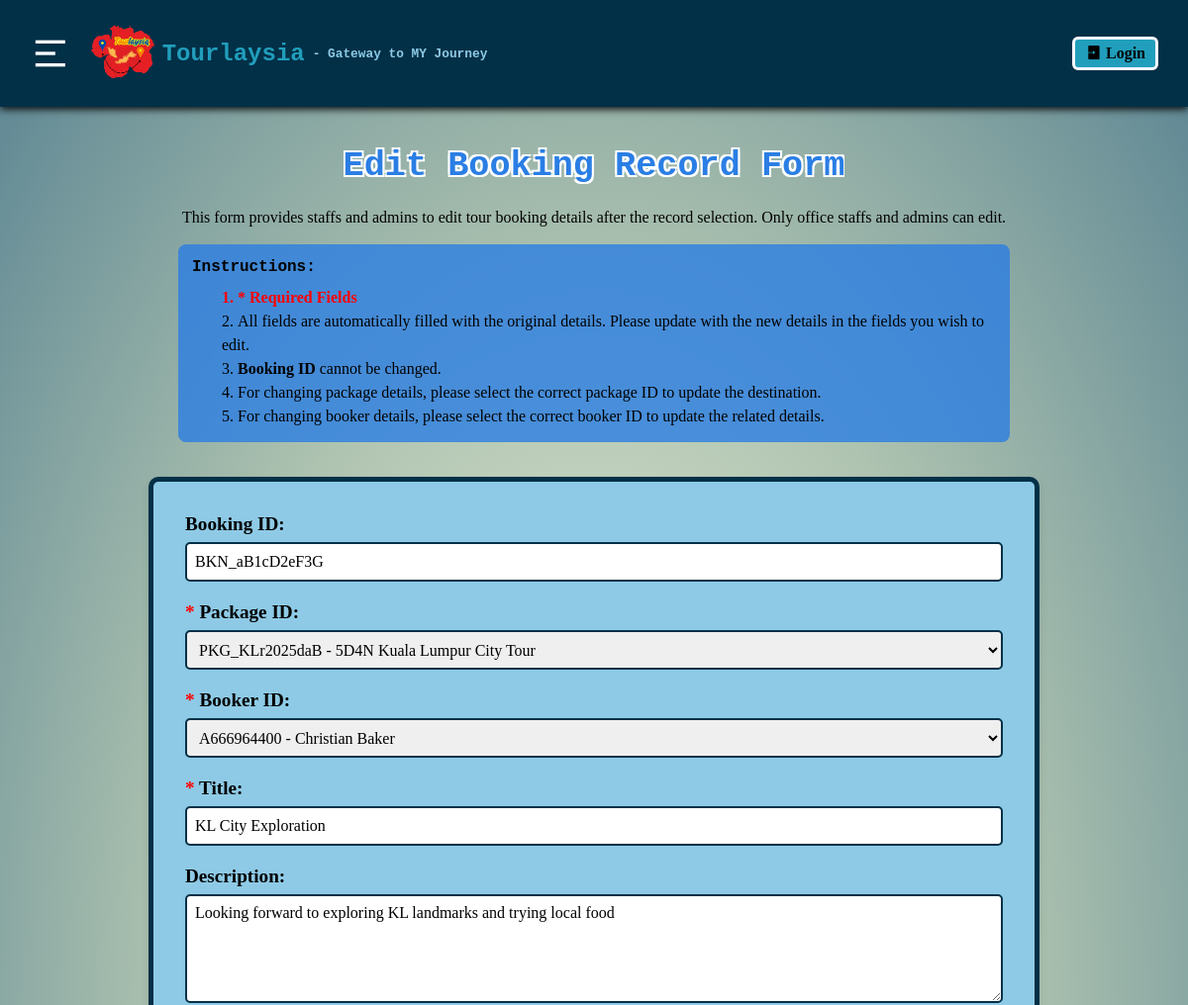
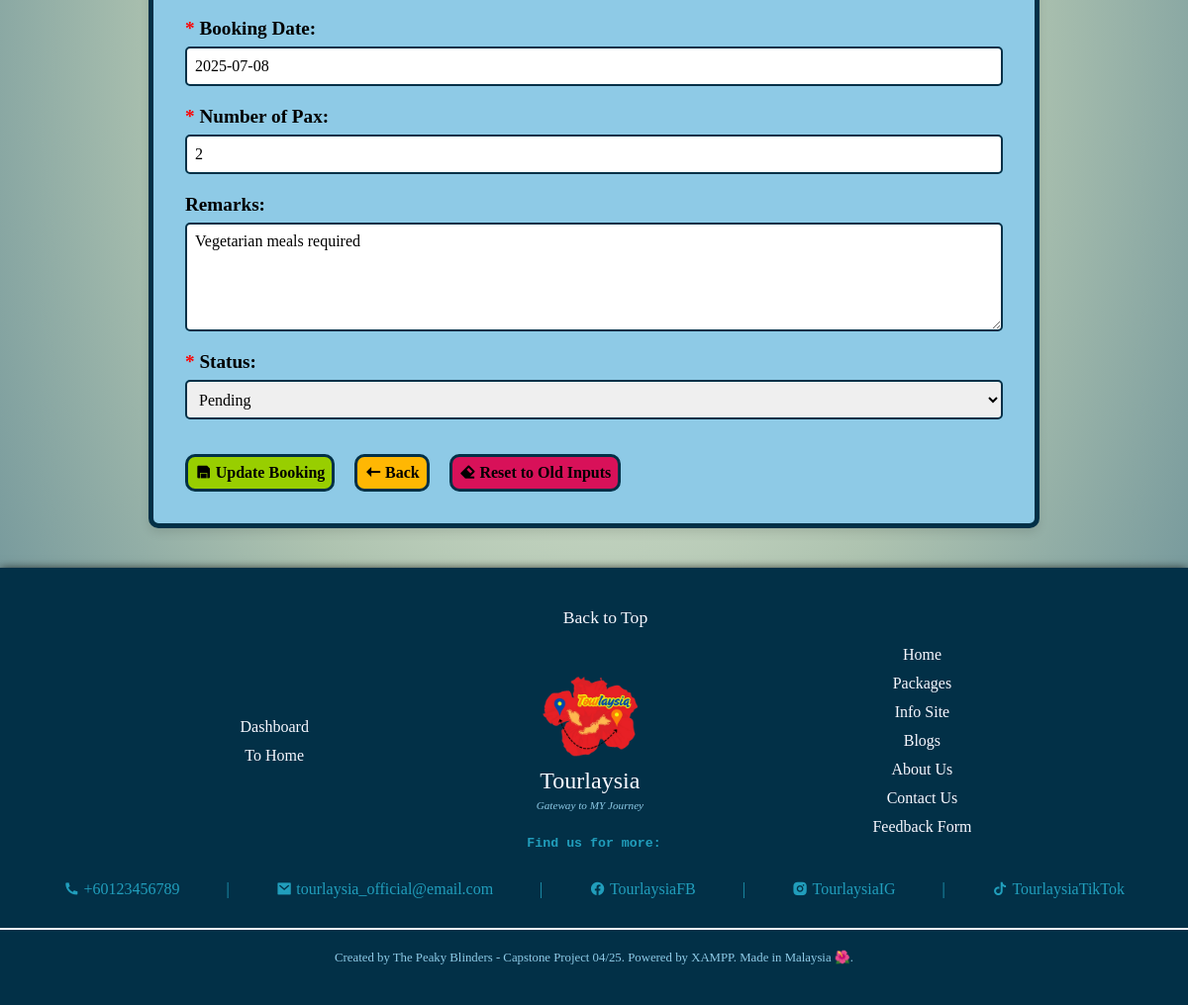
Screenshot of /staff_dashboard/edit_bookingRec.php?bookID=BKN_aB1cD2eF3G with the database file from the repository (2 pictures, top to bottom).
### tables this page shows
CREATE TABLE `tour_booking_t` (
  `bkn_ID` varchar(14) NOT NULL,
  `pkg_ID` varchar(14) NOT NULL,
  `pkg_dest` varchar(100) NOT NULL,
  `usr_ID` varchar(14) NOT NULL,
  `usr_doc_ID` varchar(20) NOT NULL,
  `usr_name` varchar(50) NOT NULL,
  `usr_email` varchar(50) NOT NULL,
  `usr_no_tel` varchar(20) NOT NULL,
  `bkn_title` varchar(100) NOT NULL,
  `bkn_desc` varchar(1000) DEFAULT NULL,
  `bkn_date` date NOT NULL,
  `num_pax` int(3) NOT NULL,
  `bkn_remark` varchar(100) DEFAULT NULL,
  `bkn_status` varchar(9) NOT NULL
);

CREATE TABLE `tour_package_t` (
  `pkg_ID` varchar(14) NOT NULL,
  `pkg_title` varchar(100) NOT NULL,
  `pkg_desc` longtext NOT NULL,
  `pkg_dest` varchar(100) NOT NULL,
  `trv_dura` varchar(50) NOT NULL,
  `trv_period` varchar(50) NOT NULL,
  `pkg_price` decimal(10,2) NOT NULL,
  `pkg_room` varchar(100) NOT NULL,
  `pkg_transp` varchar(100) NOT NULL,
  `pkg_act` varchar(500) NOT NULL,
  `pkg_perks` varchar(500) NOT NULL,
  `pkg_img` longtext DEFAULT NULL
);

CREATE TABLE `user_account_t` (
  `usr_ID` varchar(14) NOT NULL,
  `usr_role` varchar(12) NOT NULL,
  `usr_doc_ID` varchar(20) NOT NULL,
  `usr_name` varchar(50) NOT NULL,
  `usr_email` varchar(50) NOT NULL,
  `usr_no_tel` varchar(20) NOT NULL,
  `usr_gender` varchar(6) NOT NULL,
  `usr_country` varchar(50) NOT NULL,
  `usr_prof_pic` varchar(100) DEFAULT NULL,
  `usr_job_pos` varchar(50) DEFAULT NULL,
  `usr_dep` varchar(18) DEFAULT NULL,
  `usr_pswd` varchar(20) NOT NULL,
  `usr_status` varchar(8) NOT NULL
);

### staff_dashboard/edit_bookingRec.php (the view, shortened to what this page needs)
<!DOCTYPE html>
<html lang="en">
<head>
    <link rel="stylesheet" href="./staff_styles/staff_styles.css">
    <link rel="stylesheet" href="./staff_styles/add_edit_recInfo.css">
</head>
<body>
    <?php include 'staff_header.php';?>
    <?php
        include './staff_crud/db_connection.php';
        $bookingIDRef = $_GET['bookID'];
        $queryA = "SELECT * FROM tour_booking_t WHERE bkn_ID = '$bookingIDRef';";
        $resultsA = mysqli_query($connection, $queryA);
        $dataA = mysqli_fetch_assoc($resultsA);
        $pkgIDRef = $dataA['pkg_ID'];
        $userIDRef = $dataA['usr_ID'];
        $bknTitleRef = $dataA['bkn_title'];
        $bknDescRef = $dataA['bkn_desc'];
        $bknDateRef = $dataA['bkn_date'];
        $numPaxRef = $dataA['num_pax'];
        $bknRemarkRef = $dataA['bkn_remark'];
        $bknStatusRef = $dataA['bkn_status'];
    ?>
    <div class="edit-title-desc">
        <h2 class="edit-title">Edit Booking Record Form</h2>
        <div class="edit-desc-div">
            <p class="edit-desc">This form provides staffs and admins to edit tour booking details after the record selection. Only office staffs and admins can edit.</p>
        </div>
        <div class="edit-inst-div">
            <h4 style="padding-bottom:10px;">Instructions:</h4>
            <ol class="edit-list">
                <li>* Required Fields</li>
                <li>All fields are automatically filled with the original details. Please update with the new details in the fields you wish to edit.</li>
                <li><b>Booking ID</b> cannot be changed.</li>
                <li>For changing package details, please select the correct package ID to update the destination.</li>
                <li>For changing booker details, please select the correct booker ID to update the related details.</li>
            </ol>
        </div>
    </div>
    <form action="" method="POST" class="edit-rec-form">
        <div class="label-field-div">
            <label for="bookID">Booking ID:</label>
            <input type="text" id="bookID" name="bookingID" value="<?php echo $bookingIDRef?>" readonly>
        </div>
        <div class="label-field-div">
            <label for="packID"><span>*</span> Package ID:</label>
            <select id="packID" name="packageID" required>
                <?php
                    $queryB = "SELECT pkg_ID, pkg_title FROM tour_package_t;";
                    $resultsB = mysqli_query($connection, $queryB);
                    while ($dataB = mysqli_fetch_assoc($resultsB)) {
                ?>
                        <option value="<?php echo $dataB['pkg_ID'];?>" <?php if ($pkgIDRef == $dataB['pkg_ID']) echo "selected"; ?>>
                            <?php echo $dataB['pkg_ID'];?> - <?php echo $dataB['pkg_title'];?>
                        </option>
                <?php
                    }
                ?>
            </select>
        </div>
        <div class="label-field-div">
            <label for="bookerID"><span>*</span> Booker ID:</label>
            <select id="bookerID" name="usrID" required>
                <?php
                    $queryC = "SELECT usr_ID, usr_doc_ID, usr_name FROM user_account_t WHERE usr_role = 'Tourist';";
                    $resultsC = mysqli_query($connection, $queryC);
                    while ($dataC = mysqli_fetch_assoc($resultsC)) {
                ?>
                        <option value="<?php echo $dataC['usr_ID'];?>" <?php if ($userIDRef == $dataC['usr_ID']) echo "selected"; ?>>
                            <?php echo $dataC['usr_doc_ID'];?> - <?php echo $dataC['usr_name'];?>
                        </option>
                <?php
                    }
                ?>
            </select>
        </div>
        <div class="label-field-div">
            <label for="bookTitle"><span>*</span> Title:</label>
            <input type="text" id="bookTitle" name="bookingTitle" placeholder="E.g. 5D4N KL Booking" value="<?php echo $bknTitleRef;?>" required>
        </div>
        <div class="label-field-div">
            <label for="bookDesc">Description:</label>
            <textarea name="bookingDesc" id="bookDesc" placeholder="E.g. This booking is made for fun and thrive for KL." rows="5"><?php echo $bknDescRef;?></textarea>
        </div>
        <div class="label-field-div">
            <label for="bookDate"><span>*</span> Booking Date:</label>
            <input type="bookingDate" id="bookDate" name="bookingDate" value="<?php echo $bknDateRef;?>" required>
        </div>
        <div class="label-field-div">
            <label for="numPax"><span>*</span> Number of Pax:</label>
            <input type="number" id="numPax" name="numberOfPax" placeholder="E.g. 4" value="<?php echo $numPaxRef;?>" min="1" required>
        </div>
        <div class="label-field-div">
            <label for="bookRemark">Remarks:</label>
            <textarea name="bookingRemark" id="bookRemark" placeholder="E.g. This booking is made by member name." rows="5"><?php echo $bknRemarkRef;?></textarea>
        </div>
        <div class="label-field-div">
            <label for="status"><span>*</span> Status:</label>
            <select id="status" name="bookingStatus" required>
                <option value="Pending" <?php if ($bknStatusRef == "Pending") echo "selected"; ?>>Pending</option>
            </select>
        </div>
        <div class="form-buttons-div">
            <button type="submit" name="updateBookingRec">
                <i class="ri-save-fill"></i>
                Update Booking
            </button>
            <button type="button" name="backPrevPage" onclick="history.back();">
                <i class="ri-arrow-left-long-fill"></i>
                Back
            </button>
            <button type="reset" name="eraseData">
                <i class="ri-eraser-fill"></i>
                Reset to Old Inputs
            </button>
         </div>
    </form>
    <?php include 'staff_footer.php';?>
</body>
</html>

### staff_dashboard/staff_styles/staff_styles.css (style rules this page uses)
body { background: radial-gradient(#eff6e0, #aec3b0, #598392); margin: 0; }
h1, h2, h3, h4, h5, h6 { font-family: Rockwell, Courier Bold, Courier, Georgia, Times, Times New Roman, serif; }
p, span, a, ul, ol, button, input, select, textarea, table, tr, th, td { font-family: Lucida Bright, Georgia, serif; }

### staff_dashboard/staff_styles/add_edit_recInfo.css (style rules this page uses)
* { margin: 0; padding: 0; box-sizing: border-box; overflow-x: hidden; }
.edit-title-desc { display: flex; justify-content: center; flex-direction: column; align-items: center; }
.edit-title { margin: 0 30px 20px 30px; font-size: 2.2rem; color: #2a7ee4; text-align: center; text-shadow: -2px -2px 0 #ffffff, 2px -2px 0 #ffffff, -2px 2px 0 #ffffff, 2px 2px 0 #ffffff; }
.edit-inst-div { width: 70%; margin-bottom: 35px; background-color: #2a7ee4c9; padding: 14px; border-radius: 8px; }
.edit-desc-div { display: flex; justify-content: center; width: 70%; text-align: justify; line-height: 1.5; margin-bottom: 15px; }
.edit-list { padding-left: 30px; line-height: 1.5; list-style-position: inside; }
.edit-list li:first-child { color: red; font-weight: bold; }
.edit-rec-form { display: flex; flex-direction: column; width: 100%; max-width: 900px; margin: 0 auto 2rem auto; padding: 2rem; background-color: #8ECAE6; border: 5px solid #023047; border-radius: 10px; box-shadow: 0 5px 10px rgba(0,0,0,0.1); gap: 20px; transition: max-width 0.5s ease; }
.label-field-div:not(.radio-div) { display: flex; flex-direction: column; justify-content: flex-start; gap: 7px; }
.label-field-div label span { color: red; }
.label-field-div label:not(#radioLabel) { font-weight: bold; font-size: 1.2rem; }
.label-field-div input:not(input[type="radio"]):not(input[type="file"]), .label-field-div select { font-size: 1rem; height: 40px; padding: 8px; border: 2px solid #023047; border-radius: 5px; }
.label-field-div textarea { resize: vertical; padding: 8px; font-size: 1rem; border: 2px solid #023047; border-radius: 5px; }
.label-field-div select { cursor: pointer; }
.form-buttons-div { display: flex; gap: 20px; margin-top: 15px; }
.form-buttons-div button { padding: 7px; border: 3px solid #023047; border-radius: 10px; cursor: pointer; font-size: 1rem; transition: background-color 0.5s ease, color 0.5s ease; font-weight: bold; }
.form-buttons-div button[type="submit"] { background-color: #98CE00; }
.form-buttons-div button[name="backPrevPage"] { background-color: #FFB703; }
.form-buttons-div button[name="eraseData"] { background-color: #D81159; }

### rows the page displays
tour_booking_t: packageID "PKG_KLr2025daB - 5D4N Kuala Lumpur City Tour", usrID "A666964400 - Christian Baker", bookingTitle "KL City Exploration", bookingDesc "Looking forward to exploring KL landmarks and trying local food", bookingDate "2025-07-08", numberOfPax "2", bookingRemark "Vegetarian meals required", bookingStatus "Pending"
